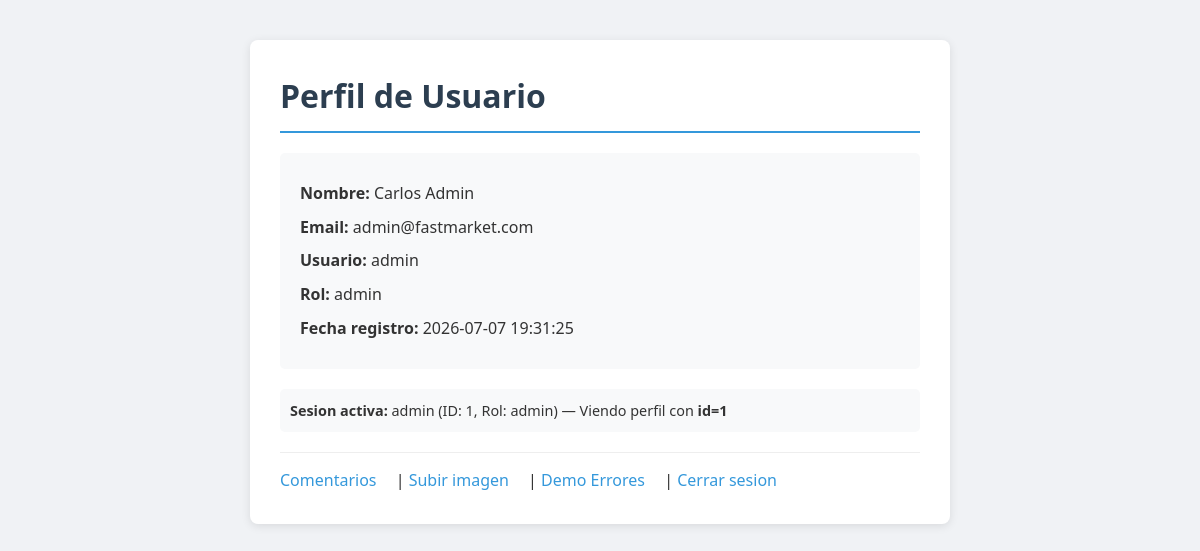
The app's page /perfil.php (signed in) with its own data.
### tables this page shows
CREATE TABLE IF NOT EXISTS usuarios (
  id            INT AUTO_INCREMENT PRIMARY KEY,
  nombre        VARCHAR(100)  NOT NULL,
  email         VARCHAR(150)  NOT NULL UNIQUE,
  usuario       VARCHAR(50)   NOT NULL UNIQUE,
  password      VARCHAR(255)  NOT NULL,
  rol           ENUM('cliente', 'admin') NOT NULL DEFAULT 'cliente',
  fecha_registro DATETIME     NOT NULL DEFAULT CURRENT_TIMESTAMP
);

### perfil.php (the view, shortened to what this page needs)
<?php
require_once 'conexion.php';
$id = $_GET['id'] ?? 1;
$sql = "SELECT * FROM usuarios WHERE id = $id";
$usuario = $pdo->query($sql)->fetch(PDO::FETCH_ASSOC);
?>
<!DOCTYPE html>
<html lang="es">
<head>
    <link rel="stylesheet" href="style.css">
</head>
<body>
    <div class="container">
        <h1>Perfil de Usuario</h1>
        <div class="perfil">
            <p><strong>Nombre:</strong>     <?php echo $usuario['nombre']; ?></p>
            <p><strong>Email:</strong>       <?php echo $usuario['email']; ?></p>
            <p><strong>Usuario:</strong>     <?php echo $usuario['usuario']; ?></p>
            <p><strong>Rol:</strong>         <?php echo $usuario['rol']; ?></p>
            <p><strong>Fecha registro:</strong> <?php echo $usuario['fecha_registro']; ?></p>
        </div>
        <?php if (isset($_SESSION['id_usuario'])): ?>
            <div style="background:#f8f9fa;padding:10px;border-radius:5px;margin-bottom:15px;font-size:0.9em;">
                <strong>Sesion activa:</strong>
                <?php echo $_SESSION['usuario']; ?>
                (ID: <?php echo $_SESSION['id_usuario']; ?>, Rol: <?php echo $_SESSION['rol']; ?>)
                &mdash; Viendo perfil con <strong>id=<?php echo (int)$id; ?></strong>
            </div>
        <?php else: ?>
            <div style="background:#fdecea;padding:10px;border-radius:5px;margin-bottom:15px;font-size:0.9em;">
                <strong>Sin sesion activa</strong> &mdash; Accediendo al perfil con id=<?php echo (int)$id; ?>
            </div>
        <?php endif; ?>
        <nav>
            <a href="comentarios.php">Comentarios</a> |
            <a href="upload.php">Subir imagen</a> |
            <a href="error_demo.php">Demo Errores</a> |
            <a href="login.php">Cerrar sesion</a>
        </nav>
    </div>
</body>
</html>

### style.css (style rules this page uses)
* { margin: 0; padding: 0; box-sizing: border-box; }
body { font-family: 'Segoe UI', Tahoma, Geneva, Verdana, sans-serif; background-color: #f0f2f5; color: #333; line-height: 1.6; }
.container { max-width: 700px; margin: 40px auto; padding: 30px; background: #fff; border-radius: 8px; box-shadow: 0 2px 10px rgba(0, 0, 0, 0.1); }
h1 { color: #2c3e50; margin-bottom: 20px; padding-bottom: 10px; border-bottom: 2px solid #3498db; }
.perfil { background: #f8f9fa; padding: 20px; border-radius: 5px; margin-bottom: 20px; }
.perfil p { margin: 8px 0; }
nav { margin-top: 20px; padding-top: 15px; border-top: 1px solid #eee; }
nav a { color: #3498db; text-decoration: none; margin-right: 15px; }

### records on screen
usuarios: nombre "Carlos Admin", email "admin@fastmarket.com", usuario "admin", rol "admin", fecha_registro "2026-07-07 19:31:25"

### other values on screen
$_SESSION['usuario'] "admin"
$_SESSION['id_usuario'] "1"
$_SESSION['rol'] "admin"
$id "1"
